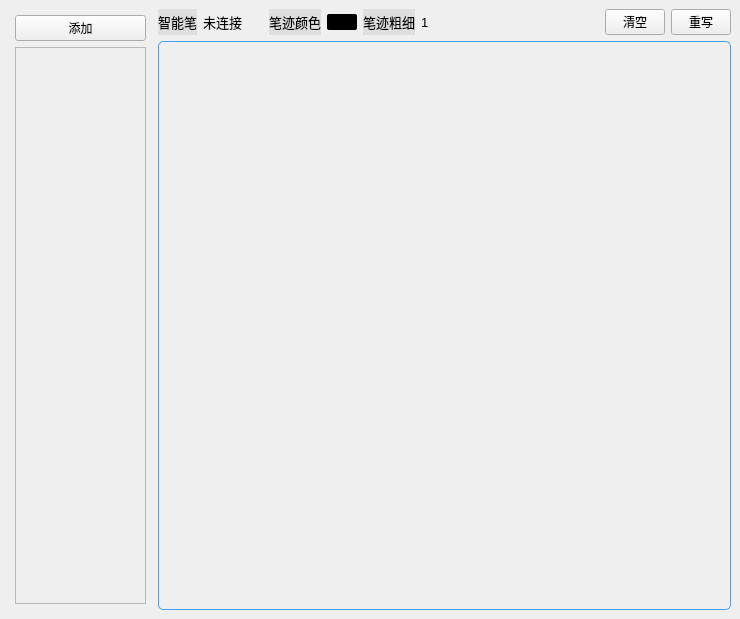
<?xml version="1.0" encoding="UTF-8"?>
<ui version="4.0">
 <class>SignForm</class>
 <widget class="QWidget" name="SignForm">
  <property name="geometry">
   <rect>
    <x>0</x>
    <y>0</y>
    <width>740</width>
    <height>619</height>
   </rect>
  </property>
  <property name="windowTitle">
   <string>签页</string>
  </property>
  <property name="windowIcon">
   <iconset resource="../resource.qrc">
    <normaloff>:/Resource/Icon/logo.png</normaloff>:/Resource/Icon/logo.png</iconset>
  </property>
  <layout class="QGridLayout" name="OuterBorder">
   <property name="leftMargin">
    <number>0</number>
   </property>
   <property name="topMargin">
    <number>0</number>
   </property>
   <property name="rightMargin">
    <number>0</number>
   </property>
   <property name="bottomMargin">
    <number>0</number>
   </property>
   <property name="spacing">
    <number>0</number>
   </property>
   <item row="0" column="0">
    <widget class="QWidget" name="Outer" native="true">
     <property name="styleSheet">
      <string notr="true">#widget{border: 1px solid rgb(0, 0, 0);}</string>
     </property>
     <layout class="QHBoxLayout" name="horizontalLayout_3">
      <item>
       <layout class="QHBoxLayout" name="Main" stretch="1,4">
        <item>
         <widget class="QWidget" name="Left" native="true">
          <layout class="QVBoxLayout" name="verticalLayout">
           <property name="spacing">
            <number>6</number>
           </property>
           <property name="leftMargin">
            <number>6</number>
           </property>
           <property name="topMargin">
            <number>6</number>
           </property>
           <property name="rightMargin">
            <number>6</number>
           </property>
           <property name="bottomMargin">
            <number>6</number>
           </property>
           <item>
            <widget class="QPushButton" name="btn_addPage">
             <property name="text">
              <string>添加</string>
             </property>
             <property name="icon">
              <iconset resource="../resource.qrc">
               <normaloff>:/Resource/Icon/addpage.svg</normaloff>:/Resource/Icon/addpage.svg</iconset>
             </property>
             <property name="iconSize">
              <size>
               <width>15</width>
               <height>15</height>
              </size>
             </property>
            </widget>
           </item>
           <item>
            <widget class="QScrollArea" name="page_ListContainer">
             <property name="widgetResizable">
              <bool>true</bool>
             </property>
             <widget class="QWidget" name="page_List">
              <property name="geometry">
               <rect>
                <x>0</x>
                <y>0</y>
                <width>129</width>
                <height>548</height>
               </rect>
              </property>
             </widget>
            </widget>
           </item>
          </layout>
         </widget>
        </item>
        <item>
         <layout class="QVBoxLayout" name="Right" stretch="1,14">
          <item>
           <layout class="QHBoxLayout" name="horizontalLayout">
            <item>
             <widget class="QLabel" name="PerSerialLabel_9">
              <property name="sizePolicy">
               <sizepolicy hsizetype="Preferred" vsizetype="Preferred">
                <horstretch>0</horstretch>
                <verstretch>0</verstretch>
               </sizepolicy>
              </property>
              <property name="maximumSize">
               <size>
                <width>16777215</width>
                <height>30</height>
               </size>
              </property>
              <property name="sizeIncrement">
               <size>
                <width>0</width>
                <height>0</height>
               </size>
              </property>
              <property name="font">
               <font>
                <pointsize>10</pointsize>
                <weight>50</weight>
                <bold>false</bold>
               </font>
              </property>
              <property name="styleSheet">
               <string notr="true">background-color: rgb(223, 223, 223);</string>
              </property>
              <property name="text">
               <string>智能笔</string>
              </property>
              <property name="alignment">
               <set>Qt::AlignCenter</set>
              </property>
             </widget>
            </item>
            <item>
             <widget class="QLabel" name="label_penStatus">
              <property name="sizePolicy">
               <sizepolicy hsizetype="Preferred" vsizetype="Preferred">
                <horstretch>1</horstretch>
                <verstretch>1</verstretch>
               </sizepolicy>
              </property>
              <property name="maximumSize">
               <size>
                <width>60</width>
                <height>30</height>
               </size>
              </property>
              <property name="font">
               <font>
                <pointsize>10</pointsize>
                <weight>50</weight>
                <bold>false</bold>
               </font>
              </property>
              <property name="styleSheet">
               <string notr="true"/>
              </property>
              <property name="text">
               <string>未连接</string>
              </property>
              <property name="alignment">
               <set>Qt::AlignLeading|Qt::AlignLeft|Qt::AlignVCenter</set>
              </property>
             </widget>
            </item>
            <item>
             <widget class="QLabel" name="PerSerialLabel_5">
              <property name="sizePolicy">
               <sizepolicy hsizetype="Preferred" vsizetype="Preferred">
                <horstretch>0</horstretch>
                <verstretch>0</verstretch>
               </sizepolicy>
              </property>
              <property name="maximumSize">
               <size>
                <width>16777215</width>
                <height>30</height>
               </size>
              </property>
              <property name="sizeIncrement">
               <size>
                <width>0</width>
                <height>0</height>
               </size>
              </property>
              <property name="font">
               <font>
                <pointsize>10</pointsize>
                <weight>50</weight>
                <bold>false</bold>
               </font>
              </property>
              <property name="styleSheet">
               <string notr="true">background-color: rgb(223, 223, 223);</string>
              </property>
              <property name="text">
               <string>笔迹颜色</string>
              </property>
              <property name="alignment">
               <set>Qt::AlignCenter</set>
              </property>
             </widget>
            </item>
            <item>
             <widget class="QLabel" name="label_penColor">
              <property name="sizePolicy">
               <sizepolicy hsizetype="Fixed" vsizetype="Maximum">
                <horstretch>30</horstretch>
                <verstretch>0</verstretch>
               </sizepolicy>
              </property>
              <property name="maximumSize">
               <size>
                <width>30</width>
                <height>16</height>
               </size>
              </property>
              <property name="font">
               <font>
                <pointsize>10</pointsize>
                <weight>50</weight>
                <bold>false</bold>
               </font>
              </property>
              <property name="styleSheet">
               <string notr="true">background-color: rgb(0, 0, 0);
border-radius:2px;</string>
              </property>
              <property name="frameShape">
               <enum>QFrame::NoFrame</enum>
              </property>
              <property name="frameShadow">
               <enum>QFrame::Plain</enum>
              </property>
              <property name="lineWidth">
               <number>1</number>
              </property>
              <property name="midLineWidth">
               <number>0</number>
              </property>
              <property name="text">
               <string/>
              </property>
             </widget>
            </item>
            <item>
             <widget class="QLabel" name="PerSerialLabel_6">
              <property name="sizePolicy">
               <sizepolicy hsizetype="Preferred" vsizetype="Preferred">
                <horstretch>0</horstretch>
                <verstretch>0</verstretch>
               </sizepolicy>
              </property>
              <property name="maximumSize">
               <size>
                <width>16777215</width>
                <height>30</height>
               </size>
              </property>
              <property name="sizeIncrement">
               <size>
                <width>0</width>
                <height>0</height>
               </size>
              </property>
              <property name="font">
               <font>
                <pointsize>10</pointsize>
                <weight>50</weight>
                <bold>false</bold>
               </font>
              </property>
              <property name="styleSheet">
               <string notr="true">background-color: rgb(223, 223, 223);</string>
              </property>
              <property name="text">
               <string>笔迹粗细</string>
              </property>
              <property name="alignment">
               <set>Qt::AlignCenter</set>
              </property>
             </widget>
            </item>
            <item>
             <widget class="QLabel" name="label_penThickness">
              <property name="sizePolicy">
               <sizepolicy hsizetype="Preferred" vsizetype="Preferred">
                <horstretch>25</horstretch>
                <verstretch>1</verstretch>
               </sizepolicy>
              </property>
              <property name="maximumSize">
               <size>
                <width>25</width>
                <height>30</height>
               </size>
              </property>
              <property name="font">
               <font>
                <pointsize>10</pointsize>
                <weight>50</weight>
                <bold>false</bold>
               </font>
              </property>
              <property name="styleSheet">
               <string notr="true"/>
              </property>
              <property name="text">
               <string>1</string>
              </property>
             </widget>
            </item>
            <item>
             <spacer name="horizontalSpacer">
              <property name="orientation">
               <enum>Qt::Horizontal</enum>
              </property>
              <property name="sizeHint" stdset="0">
               <size>
                <width>150</width>
                <height>20</height>
               </size>
              </property>
             </spacer>
            </item>
            <item>
             <widget class="QPushButton" name="btn_reset">
              <property name="maximumSize">
               <size>
                <width>60</width>
                <height>16777215</height>
               </size>
              </property>
              <property name="cursor">
               <cursorShape>PointingHandCursor</cursorShape>
              </property>
              <property name="text">
               <string>清空</string>
              </property>
              <property name="icon">
               <iconset resource="../resource.qrc">
                <normaloff>:/Resource/Icon/bin.svg</normaloff>:/Resource/Icon/bin.svg</iconset>
              </property>
              <property name="iconSize">
               <size>
                <width>18</width>
                <height>18</height>
               </size>
              </property>
             </widget>
            </item>
            <item>
             <widget class="QPushButton" name="btn_clear">
              <property name="maximumSize">
               <size>
                <width>60</width>
                <height>16777215</height>
               </size>
              </property>
              <property name="cursor">
               <cursorShape>PointingHandCursor</cursorShape>
              </property>
              <property name="autoFillBackground">
               <bool>false</bool>
              </property>
              <property name="text">
               <string>重写</string>
              </property>
              <property name="icon">
               <iconset resource="../resource.qrc">
                <normaloff>:/Resource/Icon/erase.svg</normaloff>:/Resource/Icon/erase.svg</iconset>
              </property>
              <property name="iconSize">
               <size>
                <width>17</width>
                <height>17</height>
               </size>
              </property>
             </widget>
            </item>
           </layout>
          </item>
          <item>
           <widget class="QWidget" name="formPic" native="true">
            <property name="autoFillBackground">
             <bool>false</bool>
            </property>
            <property name="styleSheet">
             <string notr="true">border:1px solid #409eff;
image: url(:/Resource/Image/boardsign.png);
border-radius:5px;</string>
            </property>
           </widget>
          </item>
         </layout>
        </item>
       </layout>
      </item>
     </layout>
    </widget>
   </item>
  </layout>
 </widget>
 <resources>
  <include location="../resource.qrc"/>
 </resources>
 <connections/>
</ui>
